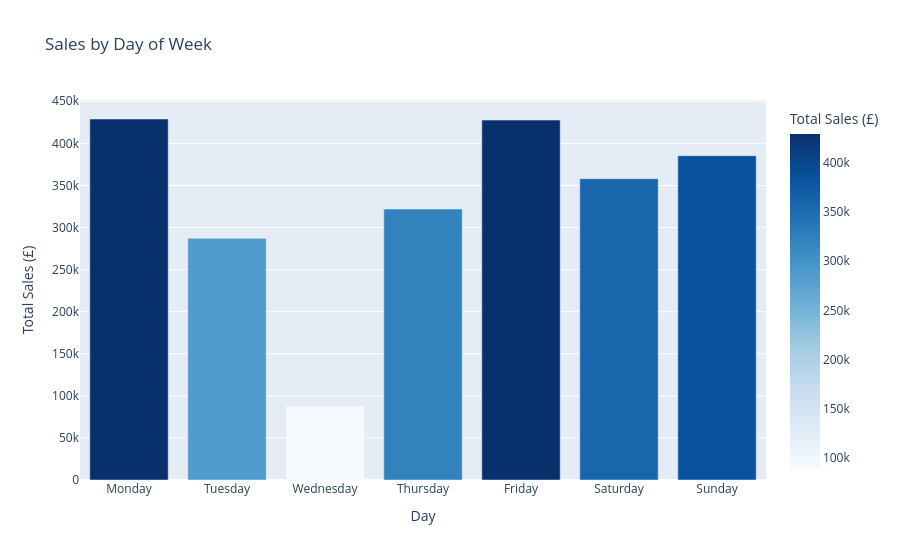

Notebook cell for this chart:
### Code cell
# Sales by day of week 
day_order = ['Monday','Tuesday','Wednesday','Thursday',
             'Friday','Saturday','Sunday']

day_sales = (orders
             .groupby('day_name')['sales']
             .agg(['sum', 'count'])
             .reindex(day_order)
             .reset_index())
day_sales.columns = ['day', 'total_sales', 'order_count']

fig = px.bar(day_sales, x='day', y='total_sales',
             color='total_sales',
             title='Sales by Day of Week',
             color_continuous_scale='Blues',
             labels={'total_sales': 'Total Sales (£)', 'day': 'Day'})
fig.show()

### Figure 1 — Plotly figure (JSON) as saved in the notebook; plotly's stock layout.template omitted (floating-point values rounded to 4 significant figures)
{"data": [{"alignmentgroup": "True", "hovertemplate": "Day=%{x}<br>Total Sales (£)=%{marker.color}<extra></extra>", "legendgroup": "", "marker": {"color": [428900.0, 287200.0, 88060.0, 322000.0, 427700.0, 358000.0, 385400.0], "coloraxis": "coloraxis", "pattern": {"shape": ""}}, "name": "", "offsetgroup": "", "orientation": "v", "showlegend": false, "textposition": "auto", "type": "bar", "x": ["Monday", "Tuesday", "Wednesday", "Thursday", "Friday", "Saturday", "Sunday"], "xaxis": "x", "y": [428900.0, 287200.0, 88060.0, 322000.0, 427700.0, 358000.0, 385400.0], "yaxis": "y"}], "layout": {"autosize": true, "barmode": "relative", "coloraxis": {"colorbar": {"title": {"text": "Total Sales (£)"}}, "colorscale": [[0, "rgb(247,251,255)"], [0.125, "rgb(222,235,247)"], [0.25, "rgb(198,219,239)"], [0.375, "rgb(158,202,225)"], [0.5, "rgb(107,174,214)"], [0.625, "rgb(66,146,198)"], [0.75, "rgb(33,113,181)"], [0.875, "rgb(8,81,156)"], [1, "rgb(8,48,107)"]]}, "legend": {"tracegroupgap": 0}, "title": {"text": "Sales by Day of Week"}, "xaxis": {"anchor": "y", "autorange": true, "domain": [0, 1], "range": [-0.5, 6.5], "title": {"text": "Day"}, "type": "category"}, "yaxis": {"anchor": "x", "autorange": true, "domain": [0, 1], "range": [0, 451500.0], "title": {"text": "Total Sales (£)"}, "type": "linear"}}}
